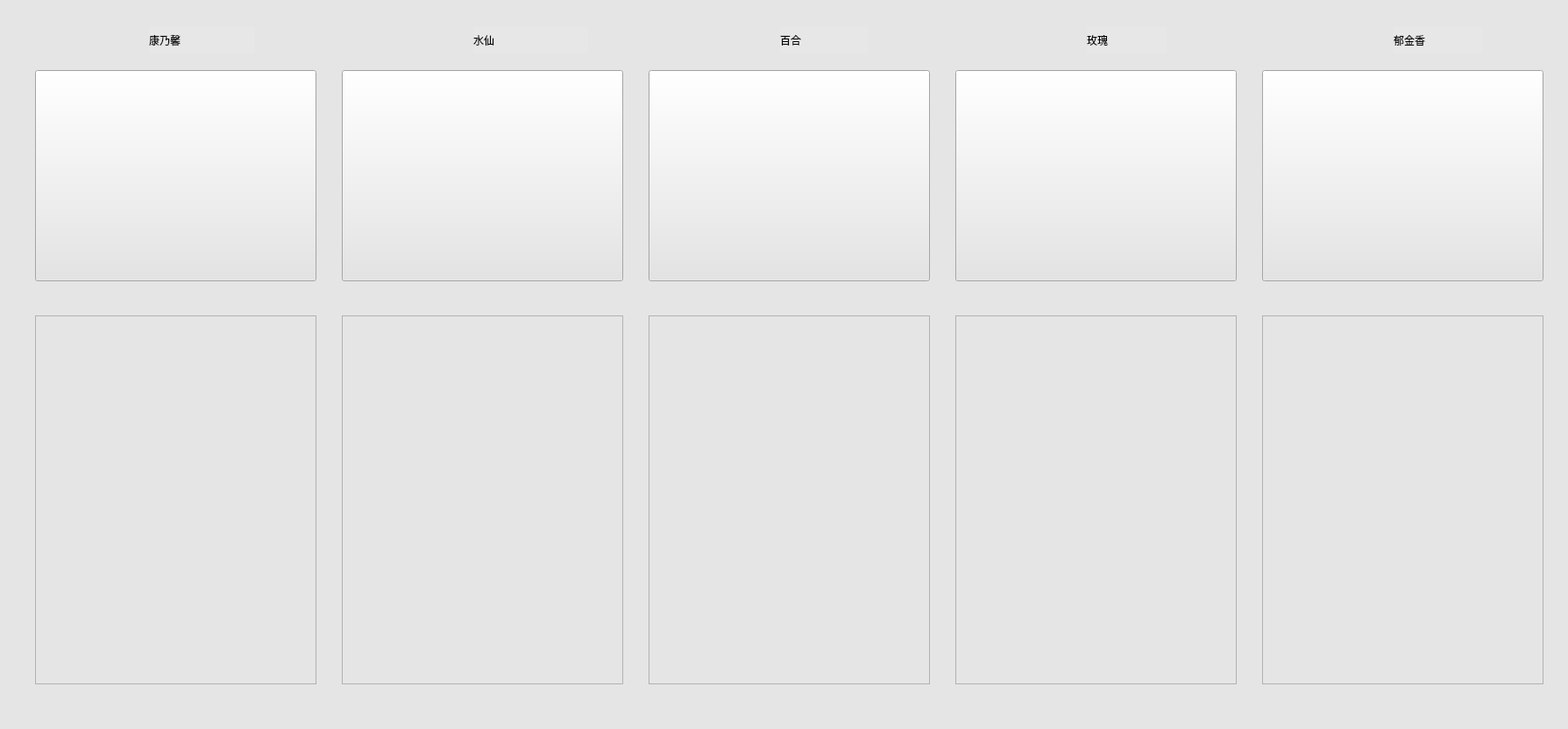
<?xml version="1.0" encoding="UTF-8"?>
<ui version="4.0">
 <class>flowershow</class>
 <widget class="QWidget" name="flowershow">
  <property name="geometry">
   <rect>
    <x>0</x>
    <y>0</y>
    <width>1789</width>
    <height>832</height>
   </rect>
  </property>
  <property name="windowTitle">
   <string>flowershow</string>
  </property>
  <property name="windowIcon">
   <iconset resource="main.qrc">
    <normaloff>:/image/花.png</normaloff>:/image/花.png</iconset>
  </property>
  <property name="styleSheet">
   <string notr="true">background-color: rgb(229, 229, 229);</string>
  </property>
  <widget class="QPushButton" name="pushButton">
   <property name="geometry">
    <rect>
     <x>40</x>
     <y>80</y>
     <width>321</width>
     <height>241</height>
    </rect>
   </property>
   <property name="styleSheet">
    <string notr="true">border-image: url(:/康乃馨1.jfif);</string>
   </property>
   <property name="text">
    <string/>
   </property>
  </widget>
  <widget class="QPushButton" name="pushButton_2">
   <property name="geometry">
    <rect>
     <x>390</x>
     <y>80</y>
     <width>321</width>
     <height>241</height>
    </rect>
   </property>
   <property name="styleSheet">
    <string notr="true">border-image: url(:/Lilium.jpg);</string>
   </property>
   <property name="text">
    <string/>
   </property>
  </widget>
  <widget class="QLabel" name="label">
   <property name="geometry">
    <rect>
     <x>170</x>
     <y>30</y>
     <width>121</width>
     <height>31</height>
    </rect>
   </property>
   <property name="styleSheet">
    <string notr="true">font: 14pt &quot;宋体&quot;;
background-color: rgb(231, 231, 231);</string>
   </property>
   <property name="text">
    <string>康乃馨</string>
   </property>
  </widget>
  <widget class="QLabel" name="label_2">
   <property name="geometry">
    <rect>
     <x>540</x>
     <y>30</y>
     <width>131</width>
     <height>31</height>
    </rect>
   </property>
   <property name="styleSheet">
    <string notr="true">font: 14pt &quot;宋体&quot;;
background-color: rgb(231, 231, 231);</string>
   </property>
   <property name="text">
    <string>水仙</string>
   </property>
  </widget>
  <widget class="QPushButton" name="pushButton_3">
   <property name="geometry">
    <rect>
     <x>740</x>
     <y>80</y>
     <width>321</width>
     <height>241</height>
    </rect>
   </property>
   <property name="styleSheet">
    <string notr="true">border-image: url(:/narc2221.jpg);</string>
   </property>
   <property name="text">
    <string/>
   </property>
  </widget>
  <widget class="QLabel" name="label_3">
   <property name="geometry">
    <rect>
     <x>890</x>
     <y>30</y>
     <width>101</width>
     <height>31</height>
    </rect>
   </property>
   <property name="styleSheet">
    <string notr="true">font: 14pt &quot;宋体&quot;;
background-color: rgb(231, 231, 231);</string>
   </property>
   <property name="text">
    <string>百合</string>
   </property>
  </widget>
  <widget class="QPushButton" name="pushButton_4">
   <property name="geometry">
    <rect>
     <x>1090</x>
     <y>80</y>
     <width>321</width>
     <height>241</height>
    </rect>
   </property>
   <property name="styleSheet">
    <string notr="true">border-image: url(:/rose.jpg);</string>
   </property>
   <property name="text">
    <string/>
   </property>
  </widget>
  <widget class="QLabel" name="label_4">
   <property name="geometry">
    <rect>
     <x>1240</x>
     <y>30</y>
     <width>91</width>
     <height>31</height>
    </rect>
   </property>
   <property name="styleSheet">
    <string notr="true">font: 14pt &quot;宋体&quot;;
background-color: rgb(231, 231, 231);</string>
   </property>
   <property name="text">
    <string>玫瑰</string>
   </property>
  </widget>
  <widget class="QPushButton" name="pushButton_5">
   <property name="geometry">
    <rect>
     <x>1440</x>
     <y>80</y>
     <width>321</width>
     <height>241</height>
    </rect>
   </property>
   <property name="styleSheet">
    <string notr="true">border-image: url(:/tulip.jpg);</string>
   </property>
   <property name="text">
    <string/>
   </property>
  </widget>
  <widget class="QLabel" name="label_5">
   <property name="geometry">
    <rect>
     <x>1590</x>
     <y>30</y>
     <width>101</width>
     <height>31</height>
    </rect>
   </property>
   <property name="styleSheet">
    <string notr="true">font: 14pt &quot;宋体&quot;;
background-color: rgb(231, 231, 231);</string>
   </property>
   <property name="text">
    <string>郁金香</string>
   </property>
  </widget>
  <widget class="QTextEdit" name="textEdit">
   <property name="geometry">
    <rect>
     <x>40</x>
     <y>360</y>
     <width>321</width>
     <height>421</height>
    </rect>
   </property>
  </widget>
  <widget class="QTextEdit" name="textEdit_2">
   <property name="geometry">
    <rect>
     <x>390</x>
     <y>360</y>
     <width>321</width>
     <height>421</height>
    </rect>
   </property>
  </widget>
  <widget class="QTextEdit" name="textEdit_3">
   <property name="geometry">
    <rect>
     <x>740</x>
     <y>360</y>
     <width>321</width>
     <height>421</height>
    </rect>
   </property>
  </widget>
  <widget class="QTextEdit" name="textEdit_4">
   <property name="geometry">
    <rect>
     <x>1090</x>
     <y>360</y>
     <width>321</width>
     <height>421</height>
    </rect>
   </property>
  </widget>
  <widget class="QTextEdit" name="textEdit_5">
   <property name="geometry">
    <rect>
     <x>1440</x>
     <y>360</y>
     <width>321</width>
     <height>421</height>
    </rect>
   </property>
  </widget>
 </widget>
 <resources>
  <include location="main.qrc"/>
 </resources>
 <connections/>
</ui>
